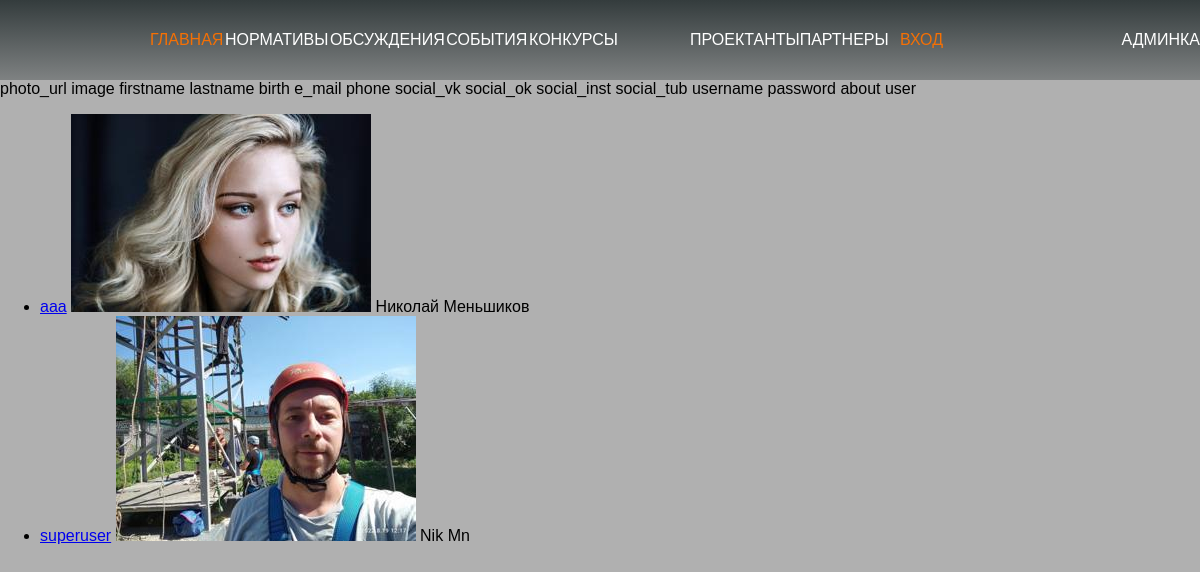
Before: /partners/ with the older database file.
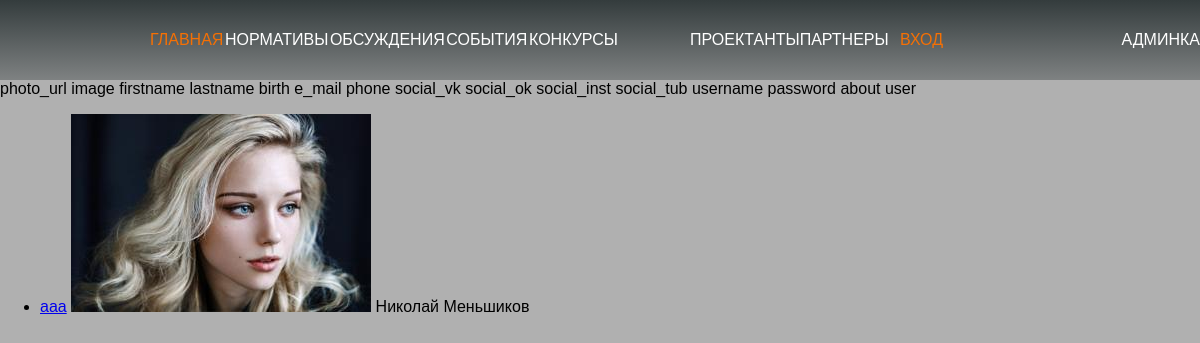
After: the same page with the newer database file.
### loginuser/models.py (models this page shows, shortened)
class UserProfile(models.Model):
    photo_url = models.CharField('Ссылка на фото',max_length=256, blank=True)
    image = models.ImageField('Изображение', upload_to=f'{APP_NAMES.USER_PROFILE}/image', blank=True)
    firstname = models.CharField('Имя', max_length=len_fields, blank=True)
    lastname = models.CharField('Фамилия', max_length=len_fields, blank=True)
    birth = models.DateField('Дата рождения', blank=True)
    e_mail = models.CharField('Почта', max_length=len_fields, blank=True)
    phone = models.BigIntegerField('Телефон', blank=True)
    purpose = models.CharField('Роль',max_length=10, blank=True)
    social_vk = models.CharField('Вконтакте', max_length=len_fields, blank=True)
    social_ok = models.CharField('Одноклассники', max_length=len_fields, blank=True)
    social_inst = models.CharField('Инста', max_length=len_fields, blank=True)
    social_tube = models.CharField('Видео', max_length=len_fields, blank=True)
    username = models.CharField('Логин', max_length=len_fields, blank=True)
    password = models.CharField('Пароль', max_length=len_fields, blank=True)
    about = models.TextField('Описание', blank=True)
    user = models.OneToOneField(User, on_delete=models.CASCADE)
    class Meta:
        verbose_name = APP_NAMES.USER_PROFILE
        verbose_name_plural = VERBOSE_APP_NAMES.USER_PROFILE

### partners/views.py (the view)
# urls.py: path('', views.partnersView, name=views.app_name),
def partnersView(request):
    UserProfile.objects.all().filter(Q(purpose='sailor') | Q(purpose='3d_maker'))
    users = UserProfile.objects.all().filter(Q(purpose='sailor') | Q(purpose='3d_maker'))
    if users:
        return render(request, f'{app_name}/{app_name}.html',{'users':users, 'page_name':verbose_name,'page_style':verbose_name})
    else:
        return redirect(request,APP_NAMES.HOME)

### partners/templates/partners/partners.html (shortened to what this page needs)
<!DOCTYPE html>
{% extends 'base.html' %}
{% block content %}
{% load static %}
<main>
    <p>photo_url image firstname lastname birth e_mail phone social_vk social_ok social_inst social_tub username password about user</p>
    {% if users %}
        <ul class="thumbs">
        {% for user in users %}
            <li class="thumb__block">
                <a class="tmb_date" href="{% url 'artists' user.username %}">{{ user.username }}</a>
                <img src="{{ user.image.url }}" alt="" class="my_image hero__my_image">
                <span class="tmb_title">{{ user.firstname }}</span>
                <span class="tmb_desc" >{{ user.lastname }}</span>
            </li>
        {% endfor %}
        </ul>
    {% endif %}
</main>
{% endblock %}

Changed rows visible on the page:
no longer on this page (row edited): UserProfile: username "superuser", image (picture), firstname "Nik", lastname "Mn"
